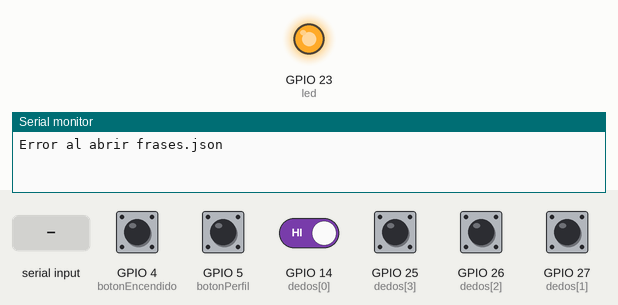
This sketch was run on a simulated ESP32. On the bench: output pins drawn as LEDs (lit = HIGH), the last lines printed to the serial monitor. Dashed ring = blinking. The inputs (shaded band) are chosen by the test bench; at power-on: GPIO 4 (botonEncendido), GPIO 5 (botonPerfil), GPIO 14 (dedos[0]), GPIO 25 (dedos[3]), GPIO 26 (dedos[2]), GPIO 27 (dedos[1]) HIGH. Storage starts empty; nothing arrives over Bluetooth unless stated.

Above: at 1.2 s.
1.3 s: GPIO 4 (botonEncendido) pulled LOW for 0.15 s
At 2.5 s:
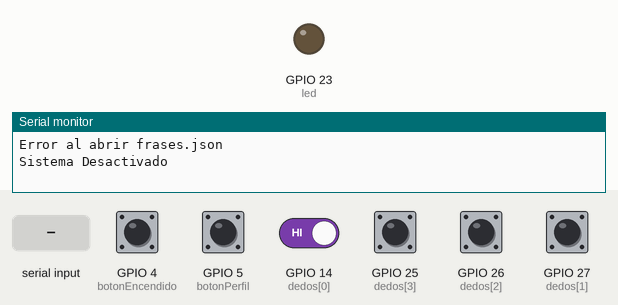
4.5 s: GPIO 4 (botonEncendido) pulled LOW for 1 s
At 4.9 s:
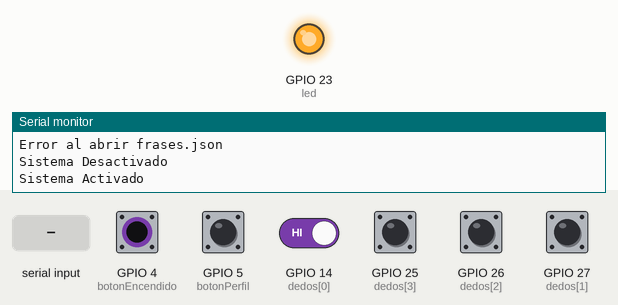
7.0 s: GPIO 4 (botonEncendido) driven LOW and GPIO 14 (dedos[0]) driven LOW
At 7.4 s:
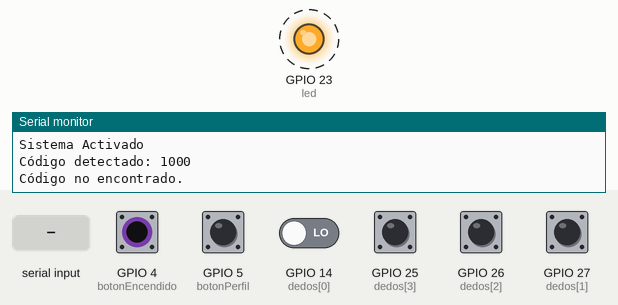
10.0 s: "1\n" received over the second serial link
13.0 s: GPIO 4 (botonEncendido) driven HIGH
At 14.1 s:
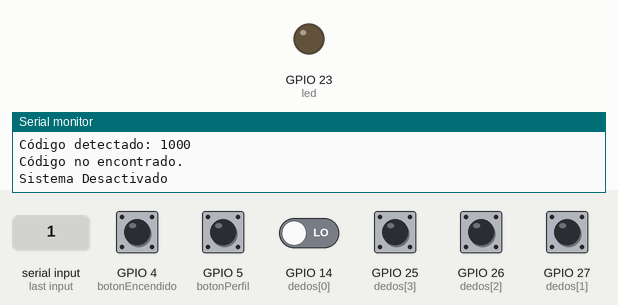
Timing chart, 0 to 15.5 s (numbered marks = the images above; inputs shaded):
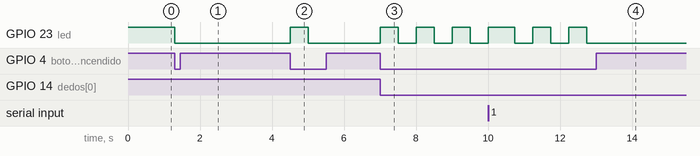

The sketch:

esp32v2.ino
```cpp
#include <ArduinoJson.h> //Libreria para interpreatr archivos JSON (BaseDatos), permite parsear y crear.
#include "FS.h" //File System, permite abrir, leer, escribir... arcivos
#include "SPIFFS.h" //Permite almacenar datos en una especie de "memoria" de la ESP32
#include "BluetoothSerial.h" //Enviar y recibir datos por medio de Bluetooth

BluetoothSerial SerialBT; //Crea un objeto llamada SerialBT (Serial Bluetooth) para manejar la comunicación.

const int dedos[4] = {14, 27, 26, 25};
const int botonEncendido = 4;
const int botonPerfil = 5;
const int led = 23;

bool sistemaActivo = true;
int perfilActual = 1;

unsigned long ultimoCambioEncendido = 0;
unsigned long ultimoCambioPerfil = 0;

DynamicJsonDocument frases(4096);

// LED parpadeo durante actualización
bool actualizando = false;
unsigned long tiempoAnteriorParpadeo = 0;
bool estadoLedParpadeo = false;

// -------------------- Función para Cargar JSON --------------------
void cargarFrases() {
  File file = SPIFFS.open("/frases.json", "r");
  if (!file) {
    Serial.println("Error al abrir frases.json");
    return;
  }

  DeserializationError err = deserializeJson(frases, file);
  file.close();

  if (err) {
    Serial.println("Error al leer JSON:");
    Serial.println(err.c_str());
    return;
  }

  Serial.println("Frases cargadas correctamente.");
}

// -------------------- Obtener código de 4 bits --------------------
String obtenerCodigo() {
  String codigo = "";
  for (int i = 0; i < 4; i++) {
    bool presionado = digitalRead(dedos[i]) == LOW;
    codigo += presionado ? "1" : "0";
  }
  return codigo;
}

// -------------------- Guardar nuevo JSON desde Bluetooth --------------------
void guardarNuevoJSON(String nuevoContenido) {
  actualizando = true;

  delay(200);
  File file = SPIFFS.open("/frases.json", "w");
  if (!file) {
    Serial.println("No se pudo abrir frases.json para escritura.");
    actualizando = false;
    return;
  }

  file.print(nuevoContenido);
  file.close();
  Serial.println("Nuevo JSON guardado desde Bluetooth.");

  cargarFrases();

  actualizando = false;
  digitalWrite(led, sistemaActivo ? HIGH : LOW);
}

// -------------------- SETUP --------------------
void setup() {
  Serial.begin(9600);
  SerialBT.begin("TechTalk");

  for (int i = 0; i < 4; i++) {
    pinMode(dedos[i], INPUT_PULLUP);
  }

  pinMode(botonEncendido, INPUT_PULLUP);
  pinMode(botonPerfil, INPUT_PULLUP);

  pinMode(led, OUTPUT);
  digitalWrite(led, HIGH);

  if (!SPIFFS.begin(true)) {
    Serial.println("Error montando SPIFFS");
    return;
  }

  cargarFrases();
}

// -------------------- LOOP --------------------
void loop() {
  unsigned long ahora = millis();

  // Botón de encendido
  if (digitalRead(botonEncendido) == LOW && ahora - ultimoCambioEncendido > 500) {
    sistemaActivo = !sistemaActivo;
    ultimoCambioEncendido = ahora;
    digitalWrite(led, sistemaActivo ? HIGH : LOW);
    Serial.println(sistemaActivo ? "Sistema Activado" : "Sistema Desactivado");
  }

  // Botón de perfil
  if (digitalRead(botonPerfil) == LOW && ahora - ultimoCambioPerfil > 500) {
    perfilActual++;
    String claveNueva = "perfil" + String(perfilActual);
    if (!frases.containsKey(claveNueva)) {
      perfilActual = 1;
    }
    ultimoCambioPerfil = ahora;
    Serial.print("Perfil actual: ");
    Serial.println(perfilActual);
  }

  if (!sistemaActivo) return;

  // Lectura de código
  String codigo = obtenerCodigo();

  if (codigo != "0000") {
    String clavePerfil = "perfil" + String(perfilActual);
    Serial.print("Código detectado: ");
    Serial.println(codigo);

    if (frases[clavePerfil][codigo].is<String>()) {
      String frase = frases[clavePerfil][codigo].as<String>();

      // 1) Se imprime por USB como antes
      Serial.println("Frase: " + frase);
      // 2) ¡Nuevo! Enviamos la frase también por Bluetooth:
      SerialBT.println(frase);

    } else {
      Serial.println("Código no encontrado.");
      // Opcional: avisar por Bluetooth si quieres
      // SerialBT.println("Código no encontrado.");
    }

    delay(500);
  }

  // Lectura Bluetooth
  if (SerialBT.available()) {
    String jsonRecibido = SerialBT.readStringUntil('\n');
    Serial.println("JSON recibido por Bluetooth:");
    Serial.println(jsonRecibido);
    guardarNuevoJSON(jsonRecibido);
  }

  // Parpadeo del LED durante actualización
  if (actualizando) {
    unsigned long tiempoActual = millis();
    if (tiempoActual - tiempoAnteriorParpadeo > 200) {
      tiempoAnteriorParpadeo = tiempoActual;
      estadoLedParpadeo = !estadoLedParpadeo;
      digitalWrite(led, estadoLedParpadeo ? HIGH : LOW);
    }
  }
}
```

Measured:
- after the input at 1.3 s, GPIO 23 (led): HIGH → LOW at once
- after the input at 4.5 s, GPIO 23 (led): LOW → HIGH at once, → LOW 0.50 s later
- after the input at 7.0 s, GPIO 23 (led): alternates HIGH for 0.50 s and LOW for 0.50 s, starting at once
- after the input at 13.0 s, GPIO 23 (led): stops changing and stays LOW
